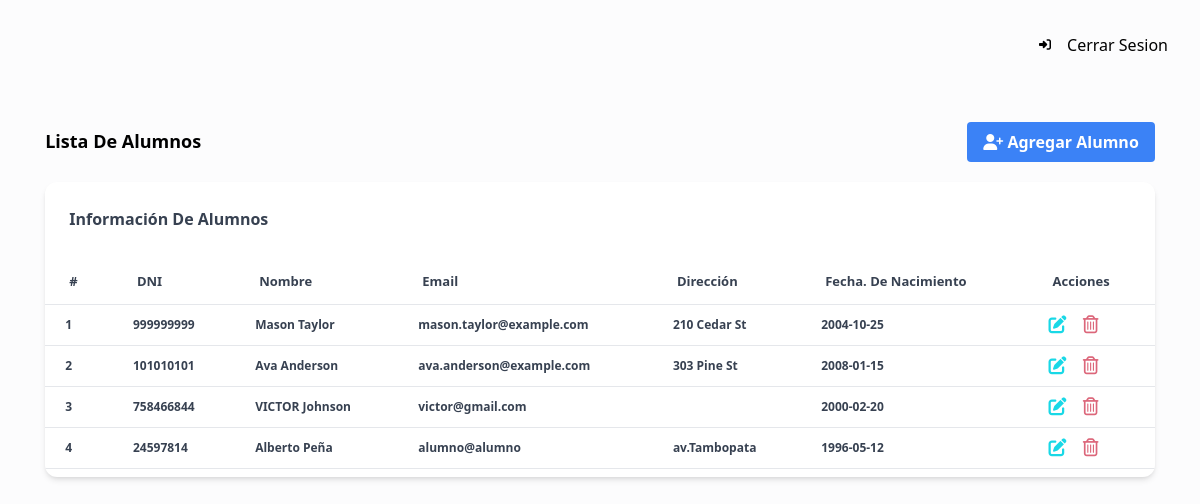
The app's page /administradores/alumnos (signed in) with its own data.
### tables this page shows
CREATE TABLE `alumnos` (
  `id_alumno` int NOT NULL AUTO_INCREMENT,
  `id_usuario` int DEFAULT NULL,
  `fecha_nacimiento` date DEFAULT NULL,
  `direccion` text,
  PRIMARY KEY (`id_alumno`),
  KEY `fk_alumnos_usuarios` (`id_usuario`),
  CONSTRAINT `fk_alumnos_usuarios` FOREIGN KEY (`id_usuario`) REFERENCES `usuarios` (`id_usuario`)
);

CREATE TABLE `usuarios` (
  `id_usuario` int NOT NULL AUTO_INCREMENT,
  `dni` varchar(15) DEFAULT NULL,
  `nombre` varchar(255) DEFAULT NULL,
  `apellido` varchar(255) DEFAULT NULL,
  `correo_electronico` varchar(255) DEFAULT NULL,
  `contrasena` varchar(255) DEFAULT NULL,
  `rol` enum('ADMIN','MAESTRO','ALUMNO') DEFAULT NULL,
  `activo` tinyint(1) DEFAULT NULL,
  PRIMARY KEY (`id_usuario`),
  UNIQUE KEY `dni` (`dni`),
  UNIQUE KEY `correo_electronico` (`correo_electronico`)
);

### config/dataBase.php (called while the page is built)
<?php
return [
    "host" => "localhost",
    "username" => "root",
    "userPassword" => "16345abcde@A",
    "dbname" => "universidad"
];

### models/Model.php (called while the page is built, shortened)
<?php
class Model
{
    public function __construct()
    {
        $config = include($_SERVER["DOCUMENT_ROOT"] . "/config/dataBase.php");
        try {
            $dsn = "mysql:host=" . $config['host'] . "; dbname=" . $config['dbname'];
            $this->db = new PDO($dsn, $config["username"], $config["userPassword"]);
        } catch (PDOException $e) {
            echo "Error" . $e->getMessage();
        }
    }
}

### models/AdministradorModel.php (called while the page is built, shortened)
<?php
include $_SERVER["DOCUMENT_ROOT"] . "/models/Model.php";
class AdministradorModel extends Model
{
    public function showAlumnos()
    {
        $res = $this->db->query(
            "SELECT u.id_usuario,a.id_alumno, u.dni, u.nombre, u.apellido, u.correo_electronico, a.direccion , a.fecha_nacimiento  from usuarios u
            left join alumnos a on
            a.id_usuario = u.id_usuario
            where u.rol ='ALUMNO' "
        );
        $data = $res->fetchAll(PDO::FETCH_ASSOC);
        return $data;
    }
}

### views/administradores/alumno.php (the view, shortened to what this page needs)
<!DOCTYPE html>
<html lang="en">
<head>
    <link rel="stylesheet" href="../../dist/output.css">
    <script src="https://cdn.tailwindcss.com"></script>
</head>
<body>
    <div class="min-h-screen bg-gray-50/50">
        <div class="p-4 xl:ml-72">
            <nav
                class="block w-full max-w-full bg-transparent text-white shadow-none rounded-xl transition-all px-0 py-1">
                <div class=" flex-col-reverse gap-6 md:flex-row md:items-center flex justify-end">
                    <div class="flex items-center">
                        <a class="" href="/cerrarSession">
                            <button
                                class="middle hover:text-red-700 none font-sans font-bold center transition-all disabled:opacity-50 disabled:shadow-none disabled:pointer-events-none text-xs py-3 rounded-lg text-black hover:bg-white/10 active:bg-white/30 w-full flex items-center gap-4 px-4 capitalize"
                                type="button">
                                <i class="fa-solid fa-right-to-bracket"></i>
                                <p
                                    class="block antialiased font-sans text-base leading-relaxed text-inherit font-medium capitalize">
                                    Cerrar sesion</p>
                            </button>
                        </a>
                    </div>
                </div>
            </nav>
            <div class="mt-12">
                <div class="w-[95%] mx-auto flex justify-between items-center">
                    <h3
                        class="block antialiased tracking-normal font-sans text-lg capitalize font-semibold leading-relaxed mb-5">
                        lista de alumnos</h3>
                    <button type="" onclick='openModalInsert()'
                        class="bg-blue-500 text-white font-bold py-2 px-4 capitalize rounded mb-5  hover:bg-blue-400"><i
                            class="fa-solid fa-user-plus" style="color: #ffffff;"></i> agregar
                        alumno</button>
                </div>
                <div class="w-[95%] mx-auto">
                    <div
                        class="relative flex flex-col bg-clip-border rounded-xl bg-white text-gray-700 shadow-md overflow-hidden xl:col-span-2 ">
                        <div
                            class="relative bg-clip-border rounded-xl overflow-hidden bg-transparent text-gray-700 shadow-none m-0 flex items-center justify-between p-6">
                            <div>
                                <h6
                                    class="block antialiased tracking-normal font-sans text-base capitalize font-semibold leading-relaxed  mb-1">
                                    información de alumnos</h6>
                            </div>
                        </div>
                        <div class="p-6  px-0 pt-0 pb-2">
                            <table class="w-full min-w-[840px] table-auto ">
                                <thead>
                                    <tr>
                                        <th class="border-b border-blue-gray-50 py-3 px-6 text-left">
                                            <p
                                                class="block antialiased font-sans text-[13px]  capitalize text-blue-gray-400 font-bold">
                                                #</p>
                                        </th>
                                        <th class="border-b border-blue-gray-50 py-3 px-6 text-left">
                                            <p
                                                class="block antialiased font-sans text-[13px]  capitalize text-blue-gray-400 font-bold">
                                                DNI</p>
                                        </th>
                                        <th class="border-b border-blue-gray-50 py-3 px-6 text-left">
                                            <p
                                                class="block antialiased font-sans text-[13px]  capitalize text-blue-gray-400 font-bold">
                                                nombre</p>
                                        </th>
                                        <th class="border-b border-blue-gray-50 py-3 px-6 text-left">
                                            <p
                                                class="block antialiased font-sans text-[13px]  capitalize text-blue-gray-400 font-bold">
                                                email</p>
                                        </th>
                                        <th class="border-b border-blue-gray-50 py-3 px-6 text-left">
                                            <p
                                                class="block antialiased font-sans text-[13px]  capitalize text-blue-gray-400 font-bold">
                                                dirección</p>
                                        </th>
                                        <th class="border-b border-blue-gray-50 py-3 px-6 text-left">
                                            <p
                                                class="block antialiased font-sans text-[13px]  capitalize text-blue-gray-400 font-bold">
                                                fecha. de nacimiento</p>
                                        </th>
                                        <th class="border-b border-blue-gray-50 py-3 px-6 text-left">
                                            <p
                                                class="block antialiased font-sans text-[13px]  capitalize text-blue-gray-400 font-bold">
                                                acciones</p>
                                        </th>
                                    </tr>
                                </thead>
                                <tbody>
                                    <?php
                                    $numeracion = 1;
                                    foreach ($alumnos as $alumno) {
                                    ?>
                                    <tr class=" hover:bg-[#c3dff9]">
                                        <td class="py-2 px-5 border-b border-blue-gray-50">
                                            <p class="block antialiased font-sans text-xs text-blue-gray-900 font-bold">
                                                <?= $numeracion++ ?></p>
                                        </td>
                                        <td class="py-2 px-5 border-b border-blue-gray-50">
                                            <p
                                                class="block antialiased font-sans text-xs  text-blue-gray-900 font-bold">
                                                <?= $alumno["dni"] ?></p>
                                        </td>
                                        <td class="py-2 px-5 border-b border-blue-gray-50">
                                            <p
                                                class="block antialiased font-sans text-xs  text-blue-gray-900 font-bold">
                                                <?= $alumno["nombre"] ?> <?= $alumno["apellido"] ?></p>
                                        </td>
                                        <td class="py-2 px-5 border-b border-blue-gray-50">
                                            <p
                                                class="block antialiased font-sans text-xs  text-blue-gray-900 font-bold">
                                                <?= $alumno["correo_electronico"] ?></p>
                                        </td>
                                        <td class="py-2 px-5 border-b border-blue-gray-50">
                                            <p
                                                class="block antialiased font-sans text-xs  text-blue-gray-900 font-bold">
                                                <?= $alumno["direccion"] ?></p>
                                        </td>
                                        <td class="py-2 px-5 border-b border-blue-gray-50">
                                            <p
                                                class="block antialiased font-sans text-xs  text-blue-gray-900 font-bold">
                                                <?= $alumno["fecha_nacimiento"] ?></p>
                                        </td>
                                        <td class="py-2 px-5 border-b border-blue-gray-50">
                                            <a href="#"
                                                onclick='openModal("<?= $alumno["id_usuario"] ?>" ,"<?= $alumno["id_alumno"] ?>" ,"<?= $alumno["dni"] ?>","<?= $alumno["nombre"] ?>" , "<?= $alumno["apellido"] ?>" , "<?= $alumno["correo_electronico"] ?>" , "<?= $alumno["direccion"] ?>" , "<?= $alumno["fecha_nacimiento"] ?>" )'>
                                                <i
                                                    class="fa-solid fa-pen-to-square text-[18px] text-[#19d8e6] hover:text-[#6db4b9]"></i>
                                            </a>
                                            <a href="/administradores/deleteAlumno?id=<?= $alumno["id_usuario"] ?>"
                                                class="ml-3">
                                                <i
                                                    class="fa-regular fa-trash-can text-[18px] hover:text-red-900 text-[#dc667a]"></i>
                                            </a>
                                        </td>
                                    </tr>
                                    <?php } ?>
                                </tbody>
                            </table>
                        </div>
                    </div>
                </div>
            </div>
        </div>
    </div>
</body>
</html>

### records on screen
alumnos: id_usuario.dni "999999999", id_usuario.nombre "Mason", id_usuario.apellido "Taylor", id_usuario.correo_electronico "mason.taylor@example.com", direccion "210 Cedar St", fecha_nacimiento "2004-10-25"
alumnos: id_usuario.dni "101010101", id_usuario.nombre "Ava", id_usuario.apellido "Anderson", id_usuario.correo_electronico "ava.anderson@example.com", direccion "303 Pine St", fecha_nacimiento "2008-01-15"
alumnos: id_usuario.dni "758466844", id_usuario.nombre "VICTOR", id_usuario.apellido "Johnson", id_usuario.correo_electronico "victor@gmail.com", fecha_nacimiento "2000-02-20"
alumnos: id_usuario.dni "24597814", id_usuario.nombre "Alberto", id_usuario.apellido "Peña", id_usuario.correo_electronico "alumno@alumno", direccion "av.Tambopata", fecha_nacimiento "1996-05-12"
